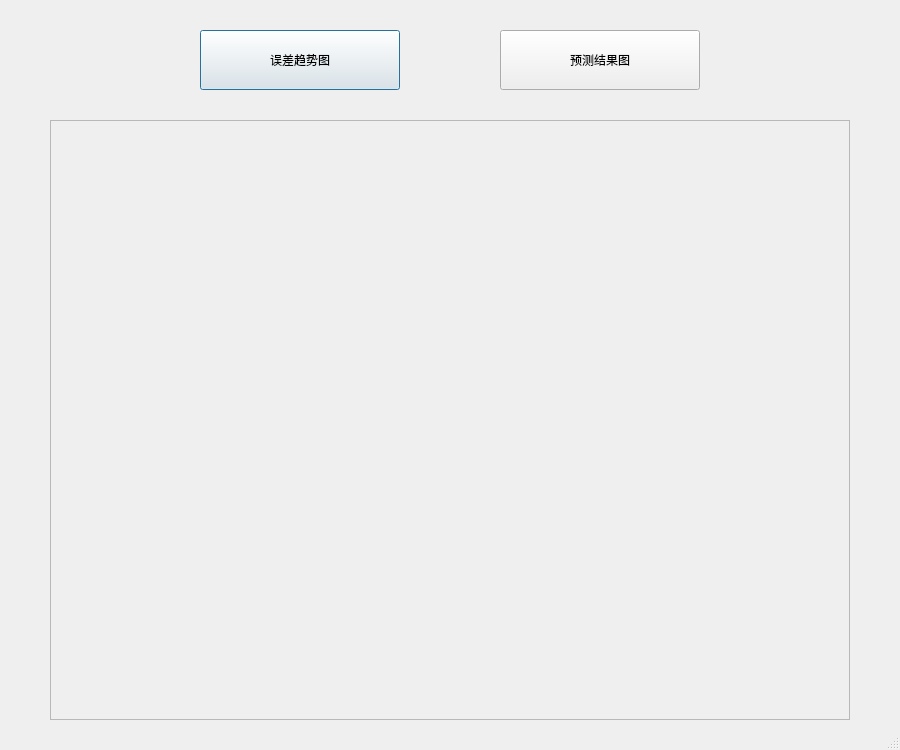
<?xml version="1.0" encoding="UTF-8"?>
<ui version="4.0">
 <class>Dialog</class>
 <widget class="QDialog" name="Dialog">
  <property name="geometry">
   <rect>
    <x>0</x>
    <y>0</y>
    <width>900</width>
    <height>750</height>
   </rect>
  </property>
  <property name="contextMenuPolicy">
   <enum>Qt::DefaultContextMenu</enum>
  </property>
  <property name="windowTitle">
   <string>结果分析</string>
  </property>
  <property name="windowIcon">
   <iconset>
    <normaloff>Power.jpg</normaloff>Power.jpg</iconset>
  </property>
  <property name="sizeGripEnabled">
   <bool>true</bool>
  </property>
  <widget class="QPushButton" name="bnt1">
   <property name="geometry">
    <rect>
     <x>200</x>
     <y>30</y>
     <width>200</width>
     <height>60</height>
    </rect>
   </property>
   <property name="text">
    <string>误差趋势图</string>
   </property>
  </widget>
  <widget class="QPushButton" name="bnt2">
   <property name="geometry">
    <rect>
     <x>500</x>
     <y>30</y>
     <width>200</width>
     <height>60</height>
    </rect>
   </property>
   <property name="text">
    <string>预测结果图</string>
   </property>
  </widget>
  <widget class="QFrame" name="frame">
   <property name="geometry">
    <rect>
     <x>50</x>
     <y>120</y>
     <width>800</width>
     <height>600</height>
    </rect>
   </property>
   <property name="frameShape">
    <enum>QFrame::StyledPanel</enum>
   </property>
   <property name="frameShadow">
    <enum>QFrame::Raised</enum>
   </property>
   <widget class="QLabel" name="label">
    <property name="geometry">
     <rect>
      <x>0</x>
      <y>0</y>
      <width>800</width>
      <height>600</height>
     </rect>
    </property>
    <property name="text">
     <string/>
    </property>
    <property name="scaledContents">
     <bool>true</bool>
    </property>
   </widget>
  </widget>
 </widget>
 <resources/>
 <connections/>
</ui>
